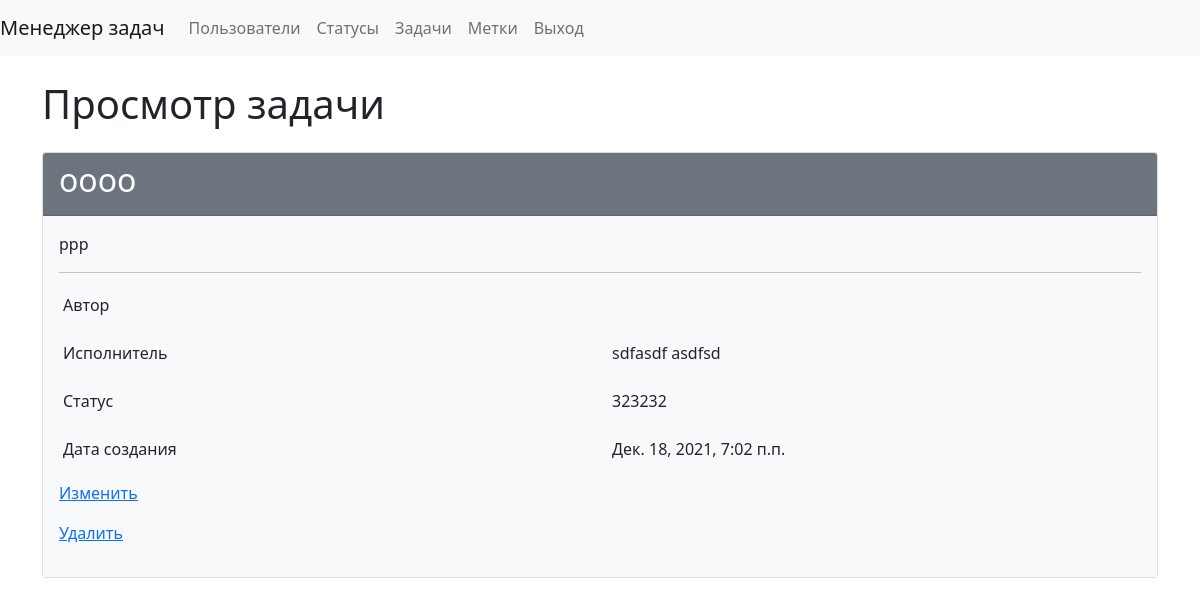
Page /tasks/20 (signed in) on the committed database.
### task_manager/tasks/models.py (models this page shows)
class Task(models.Model):
    name = models.CharField(max_length=100, verbose_name=_('Имя'))
    description = models.CharField(max_length=100, null=True, verbose_name=_('Описание'))
    executor = models.ForeignKey(User, related_name='executor',
                                 on_delete=models.CASCADE, null=True,
                                 verbose_name=_('Исполнитель'))
    author = models.ForeignKey(User, related_name='author',
                               on_delete=models.CASCADE, editable=False,
                               verbose_name=_('Автор'))
    status = models.ForeignKey(Status, on_delete=models.CASCADE,
                               verbose_name=_('Статус'))
    created_at = models.DateTimeField(auto_now_add=True,
                                      verbose_name=_('Дата создания'))
    labels = models.ManyToManyField('labels.Label',
                                    related_name='labels', blank=True,
                                    verbose_name=_('Метки'))
    objects = models.Manager()

### task_manager/statuses/models.py (models this page shows, shortened)
class Status(models.Model):
    name = models.CharField(max_length=100)
    created_at = models.DateTimeField(auto_now_add=True)
    objects = models.Manager()

### task_manager/tasks/views.py (the view)
# urls.py: path('<int:pk>', views.TaskDetail.as_view(), name='task/detail'),
class TaskDetail(LoginRequiredMixin, DetailView):
    model = Task
    template_name = 'task_detail_form.html'
    form_class = TaskDetailForm
    context_object_name = 'task'

### task_manager/tasks/templates/task_detail_form.html (shortened to what this page needs)
{% extends 'task_manager/base.html' %}
{% load i18n %}
{% load widget_tweaks %}
{% block content %}
<h1 class="my-4">{% trans "Просмотр задачи" %}</h1>
<div class="card">
     <div class="card-header bg-secondary text-white">
         <h2>{{ task.name }}</h2>
     </div>
         <div class="card-body bg-light">
             <p>{{ task.description }}<p>
             <hr>
             <div class="row p-1">
                 <div class="col">
                     <p>{% trans "Автор" %}</p>
                 </div>
                 <div class="col">
                </div>
             </div>
             <div class="row p-1">
                 <div class="col">
                     <p>{% trans "Исполнитель" %}</p>
                 </div>
                 <div class="col">
                     <p>{{ task.executor.first_name|add:" "|add:task.executor.last_name}}</p>
                 </div>
             </div>
             <div class="row p-1">
                 <div class="col">
                     <p>{% trans "Статус" %}</p>
                 </div>
                 <div class="col"
                     <p>{{ task.status.name}}</p>
                </div>
             </div>
            <div class="row p-1">
                <div class="col">
                    <p>{% trans "Дата создания" %}</p>
                </div>
                <div class="col">
                    <p>{{ task.created_at}}</p>
                </div>
            </div>
        <p><a href="{% url 'task/update' task.id %}">Изменить</a></p>
        <p><a href="{% url 'task/delete' task.id %}">Удалить</a></p>
         </div>
{% endblock %}

### rows in the picture
Task: name "оооо", description "ррр", executor.first_name|add "sdfasdf asdfsd", status.name "323232", created_at "Дек. 18, 2021, 7:02 п.п."
